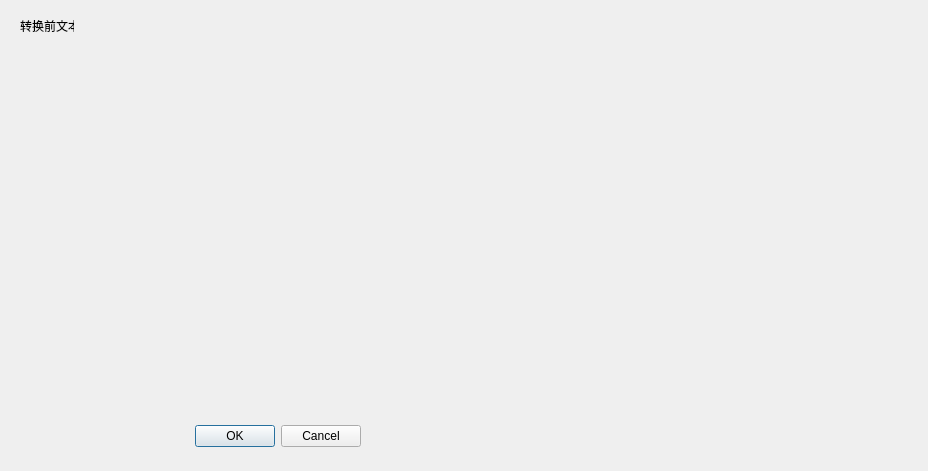
<?xml version="1.0" encoding="UTF-8"?>
<ui version="4.0">
 <class>TextCodecConvertDialog</class>
 <widget class="QDialog" name="TextCodecConvertDialog">
  <property name="geometry">
   <rect>
    <x>0</x>
    <y>0</y>
    <width>928</width>
    <height>471</height>
   </rect>
  </property>
  <property name="windowTitle">
   <string>转换文本编码</string>
  </property>
  <widget class="QDialogButtonBox" name="buttonBox">
   <property name="geometry">
    <rect>
     <x>20</x>
     <y>420</y>
     <width>341</width>
     <height>32</height>
    </rect>
   </property>
   <property name="orientation">
    <enum>Qt::Horizontal</enum>
   </property>
   <property name="standardButtons">
    <set>QDialogButtonBox::Cancel|QDialogButtonBox::Ok</set>
   </property>
  </widget>
  <widget class="QLabel" name="label">
   <property name="geometry">
    <rect>
     <x>20</x>
     <y>20</y>
     <width>54</width>
     <height>12</height>
    </rect>
   </property>
   <property name="text">
    <string>转换前文本：</string>
   </property>
  </widget>
 </widget>
 <resources/>
 <connections>
  <connection>
   <sender>buttonBox</sender>
   <signal>accepted()</signal>
   <receiver>TextCodecConvertDialog</receiver>
   <slot>accept()</slot>
   <hints>
    <hint type="sourcelabel">
     <x>248</x>
     <y>254</y>
    </hint>
    <hint type="destinationlabel">
     <x>157</x>
     <y>274</y>
    </hint>
   </hints>
  </connection>
  <connection>
   <sender>buttonBox</sender>
   <signal>rejected()</signal>
   <receiver>TextCodecConvertDialog</receiver>
   <slot>reject()</slot>
   <hints>
    <hint type="sourcelabel">
     <x>316</x>
     <y>260</y>
    </hint>
    <hint type="destinationlabel">
     <x>286</x>
     <y>274</y>
    </hint>
   </hints>
  </connection>
 </connections>
</ui>
